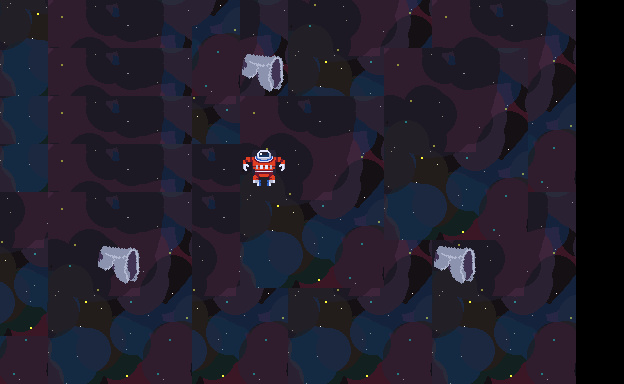

Tiled map render using the project's own tile images. Description and the map definition, with tile-layer contents summarised, below:
An orthogonal 13x8 tile map with 48x48 px tiles, 2 tile layers (Tile Layer 2, Layer).

<map version="1.2" tiledversion="1.2.4" orientation="orthogonal" renderorder="right-down" width="13" height="8" tilewidth="48" tileheight="48" infinite="0" nextlayerid="25" nextobjectid="1">
 <properties>
  <property name="racerCooldown" type="float" value="-1" />
 </properties>
 <tileset firstgid="1" source="default.tsx" />
 <layer id="24" name="Tile Layer 2" width="13" height="8">
  <properties>
   <property name="layer" type="int" value="80" />
  </properties>
  <data>[104 cells, 96 non-empty, 12 distinct tile ids]</data>
 </layer>
 <layer id="23" name="Layer" width="13" height="8">
  <properties>
   <property name="layer" type="int" value="100" />
  </properties>
  <data>[104 cells, 4 non-empty, 2 distinct tile ids]</data>
 </layer>
</map>
